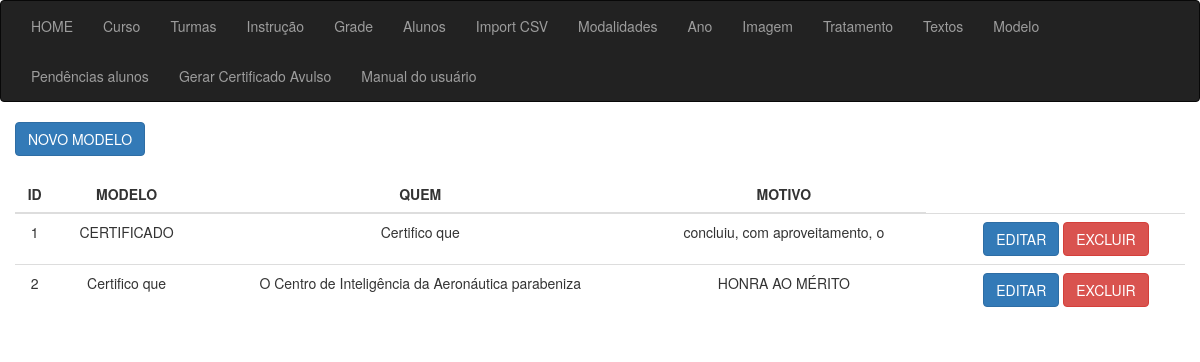
The page /sgc/modelo_lista on the database its author committed.
### app_cert/models.py (models this page shows, shortened)
class Modelo(models.Model):
    id = models.AutoField(primary_key=True)
    fk_texto_modelo = models.ForeignKey(Textos, on_delete=models.CASCADE, verbose_name="FK Texto Tipo", related_name='fk_texto_modelo',null=True)
    fk_texto_modelo_desc = models.ForeignKey(Textos, on_delete=models.CASCADE, verbose_name="FK Texto primeira parte", related_name='fk_texto_modelo_desc',null=True)
    fk_texto_motivo = models.ForeignKey(Textos, on_delete=models.CASCADE, verbose_name="FK Texto Motivo", related_name='fk_texto_motivo',null=True)
    create_at = models.DateTimeField(auto_now_add=True, null=True)
    class Meta:
        verbose_name = 'Certificado'
        verbose_name_plural = 'Certificados'
        ordering = ['create_at']

class Textos(models.Model):
    id = models.AutoField(primary_key=True)
    texto = models.CharField(max_length=50, verbose_name="Texto", null=True)
    create_at = models.DateTimeField(auto_now_add=True, null=True)
    def __str__(self):
        return f"{self.texto}"
    class Meta:
        verbose_name = 'Texto'
        verbose_name_plural = 'Textos'
        ordering = ['create_at']

### app_cert/views/views_modelo.py (the view)
# urls.py: path('modelo_lista', modelo_lista, name="modelo_lista"),
def modelo_lista(request):
    dataset = Modelo.objects.select_related('fk_texto_modelo').all()
    for cert in dataset:
        print(cert.__dict__)
    context = {"dataset": dataset}
    return render(request, 'modelo/lista.html', context)

### app_cert/templates/modelo/lista.html (shortened to what this page needs)
{% extends 'sgc_base.html' %}
{% block content %}
<div class="container">
    <div class="row">
        <div class="col-md-15">
            <a href="{% url 'modelo_novo' %}" class="btn btn-primary">NOVO MODELO</a>
            <div class="col-8 m-auto pt-4 pb-2 text-center">
                <table class="table">
                    <thead class="thead-dark">
                        <tr>
                            <th style="text-align: center">ID</th>
                            <th style="text-align: center">MODELO</th>
                            <th style="text-align: center">QUEM</th>
                            <th style="text-align: center">MOTIVO</th>
                        </tr>
                    </thead>
                    <tbody>
                        {% for data in dataset %}
                        <tr>
                            <td style="text-align: center">{{ data.id }}</td>
                            <td style="text-align: center">{{ data.fk_texto_modelo }}</td>
                            <td style="text-align: center">{{ data.fk_texto_modelo_desc }}</td>
                            <td style="text-align: center">{{ data.fk_texto_motivo }}</td>
                            <td style="text-align: center">{{ data.codigo }}</td>
                            <td>
                                <a href="/turma_editar/{{ data.id }}/" class="btn btn-primary" target="_blank">EDITAR</a>
                                <a href="/turma_delete/{{ data.id }}/" class="btn btn-danger" target="_blank">EXCLUIR</a>
                            </td>
                        </tr>
                        {% endfor %}
                    </tbody>
                </table>
            </div>
        </div>
    </div>
</div>
{% endblock %}

### rows shown on the page
Modelo: id "1", fk_texto_modelo "CERTIFICADO", fk_texto_modelo_desc "Certifico que", fk_texto_motivo "concluiu, com aproveitamento, o"
Modelo: id "2", fk_texto_modelo "Certifico que", fk_texto_modelo_desc "O Centro de Inteligência da Aeronáutica parabeniza", fk_texto_motivo "HONRA AO MÉRITO"
